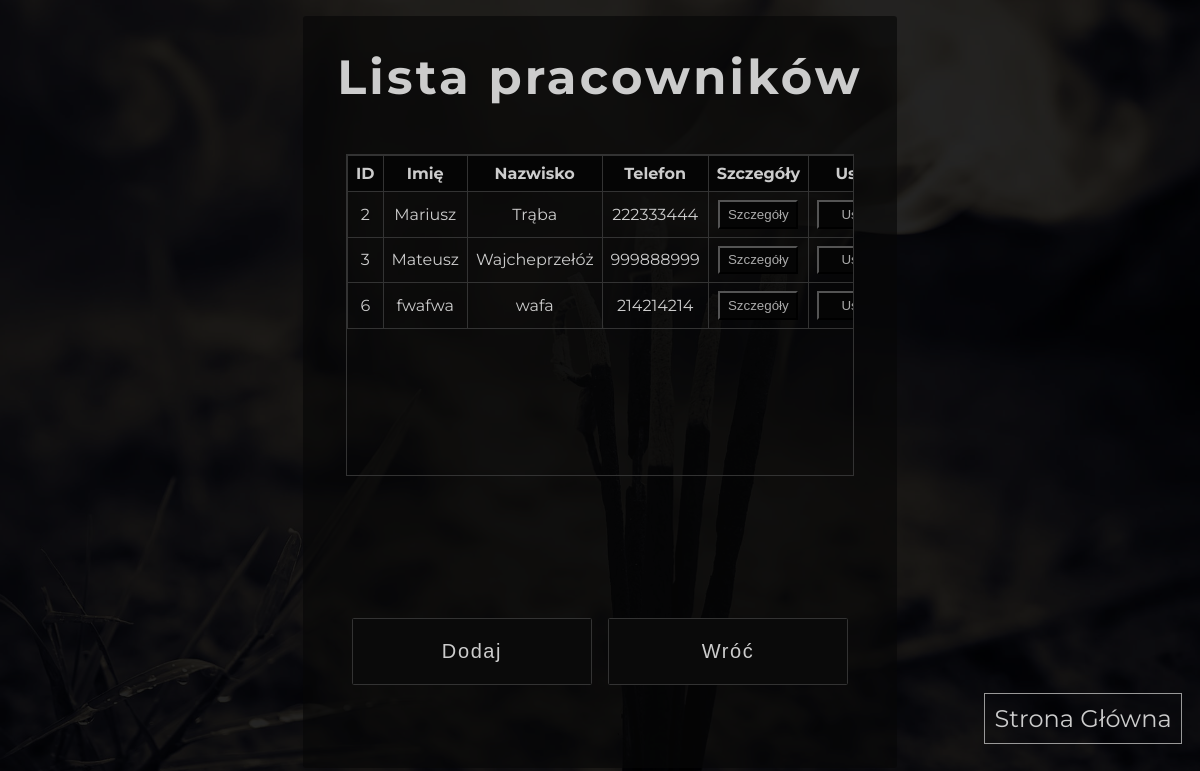
Before: /manager_panel/employees/ (signed in) with the older database file.
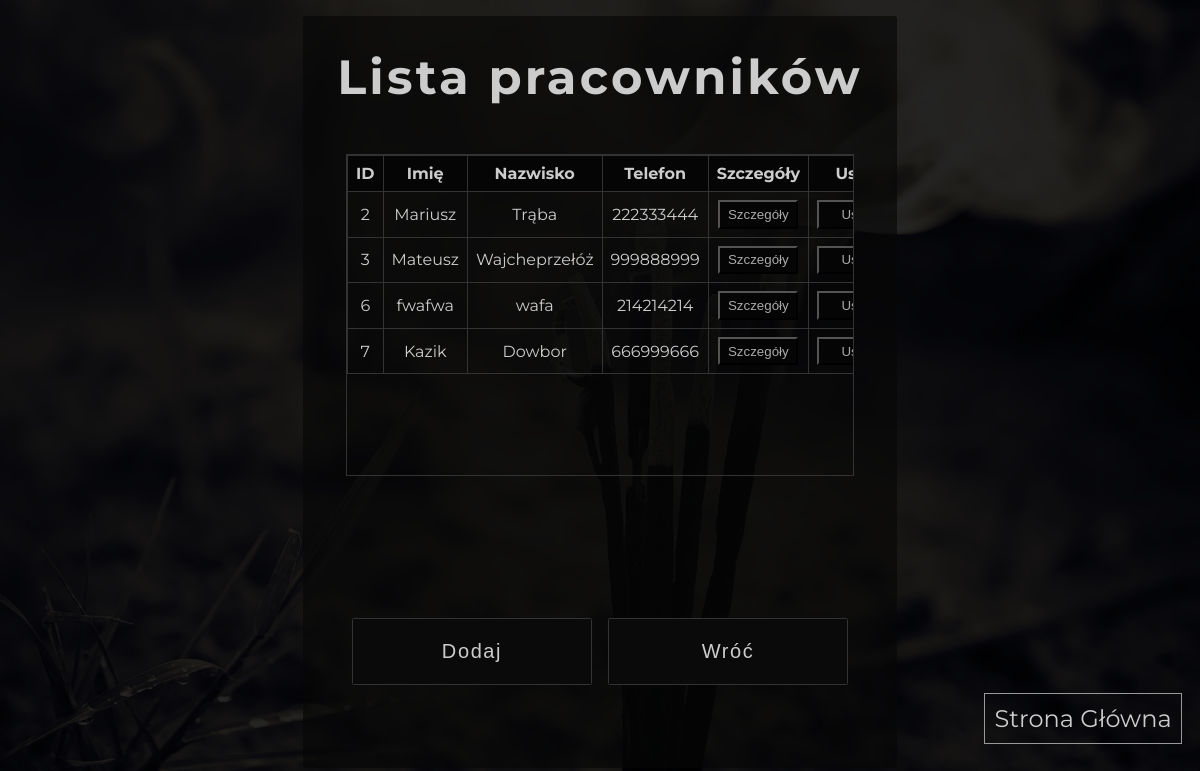
After: the same page with the newer database file.
### App/models.py (models this page shows, shortened)
class Worker(models.Model):
    name = models.CharField(max_length=45)
    surname = models.CharField(max_length=45)
    phoneNumber = models.CharField(max_length=9, unique=True)
    email = models.EmailField(null=True, blank=True, unique=True)
    pesel = models.CharField(max_length=11, unique=True)

### App/decorators.py (the view)
        def wrapper_func(request, *args, **kwargs):
            group = None
            if request.user.groups.exists():
                group = request.user.groups.all()[0].name
            if group in allowed_roles:
                return view_func(request, *args, **kwargs)
            else:
                return redirect('home')

### App/views.py (called while the page is built)
@login_required(login_url='login')
@allowed_users(allowed_roles=['manager', 'admin'])
def manager_employees(request):
    workers = Worker.objects.all()
    context = {'workers': workers}
    return render(request, 'App/subpages/manager/manager_employees.html', context)

### App/templates/App/subpages/manager/manager_employees.html (shortened to what this page needs)
{% load static %}
<!DOCTYPE html>
<html lang="pl">
<head>
    <link rel="stylesheet" href="https://cdnjs.cloudflare.com/ajax/libs/font-awesome/6.2.1/css/all.min.css" />
    <link rel="stylesheet" href="{% static '/css/manager_employees.css' %}">
</head>
<body>
    <section class="workers">
        <form class="workers__form" action="">
            <h1 class="workers__header">Lista pracowników</h1>
            <div class="workers__list">
                <table class="workers__table">
                    <tr class="workers__tr">
                        <th class="workers__th">ID</th>
                        <th class="workers__th">Imię</th>
                        <th class="workers__th">Nazwisko</th>
                        <th class="workers__th">Telefon</th>
                        <th class="workers__th">Szczegóły</th>
                        <th class="workers__th">Usuń</th>
                    </tr>
                    {% for worker in workers %}
                    <tr class="workers__tr">
                        <td class="workers__td">{{worker.id}}</td>
                        <td class="workers__td">{{worker.name}}</td>
                        <td class="workers__td">{{worker.surname}}</td>
                        <td class="workers__td">{{worker.phoneNumber}}</td>
                        <td class="workers__td">
                            <input
                            class="workers__input__td"
                            type="button"
                            name="worker_id"
                            value="Szczegóły"
                            onclick="location.href='{% url 'manager_employees_show' worker_id=worker.id %}'">
                        </td>
                        <td class="workers__td">
                            <input
                            class="workers__input__td"
                            type="button"
                            name="worker_id"
                            value="Usuń"
                            onclick="location.href='{% url 'manager_employees_delete' worker_id=worker.id %}'">
                            </td>
                    </tr>
                    {% endfor %}
                </table>
            </div>
            <div class="workers__buttons">
                <a class="workers__link" href="{% url 'manager_employees_add' %}">
                    <input class="workers__input__link" type="button" value="Dodaj" >
                </a>
                <a class="workers__link" href="{% url 'manager_panel' %}">
                    <input class="workers__input__link" type="button" value="Wróć">
                </a>
            </div>
        </form>
        <nav class="mini-nav">
            <a href="{% url 'home' %}">Strona Główna</a>
        </nav>
    </section>
</body>
</html>

### static/css/manager_employees.css (style rules this page uses)
body { background-position: center; background-repeat: no-repeat; background-size: cover!important; background: linear-gradient(rgba(0, 0, 0, 0.86), rgba(0, 0, 0, 0.86)),url("../img/ticket_buy-01.jpg"); margin: 0; padding: 0; border: 0; font-family: 'Montserrat', sans-serif; }
.workers { width: 100%; display: flex; justify-content: center; color: #ccc; }
.workers__form { width: 35.125rem; display: flex; flex-direction: column; background-color: rgba(7, 7, 7, 0.65); min-height: 90vh; margin-top: 1rem; border-radius: 0.2rem; padding: 1rem; align-items: center; text-align: center; gap: 2rem; position: relative; }
.workers__header { font-size: 3rem; letter-spacing: 0.2rem; margin: 0; margin-top: 1rem; }
.workers__list { width: 90%; margin-top: 1rem; height: 20rem; overflow-x:auto; overflow-y:auto; border: 0.1rem solid #333; }
.workers__table { border-collapse: collapse; border: 1px solid black; width: 100%; margin-left: auto; margin-right: auto; }
.workers__th { background-color: #050505; font-weight: bold; padding: 8px; border: 1px solid #333; }
.workers__td { border: 1px solid #333; padding: 8px; }
.workers__input__td { width: 5rem; background-color: #050505; color: #aaa; padding: 0.3rem 0.2rem; }
.workers__buttons { display: flex; flex-wrap: wrap; justify-content: center; gap: 1rem; position: absolute; bottom: 10%; }
.workers__input__link { width: 15rem; margin: 0.5rem auto; height: 4.2rem; font-size: 1.25rem; background-color: rgb(10, 10, 10); border-radius: 0.1rem; border: solid 0.1rem #333; color: #ccc; letter-spacing: 0.1rem; }
.mini-nav { position: fixed; top: 88%; left: 82%; }
.mini-nav > a { font-size: 1.5rem; text-decoration: none; border: 0.1rem solid #999; padding: 0.6rem; color: #ccc; }

Changed rows visible on the page:
added Worker: id "7", name "Kazik", surname "Dowbor", phoneNumber "666999666", worker_id "Szczegóły", worker_id "Usuń"
